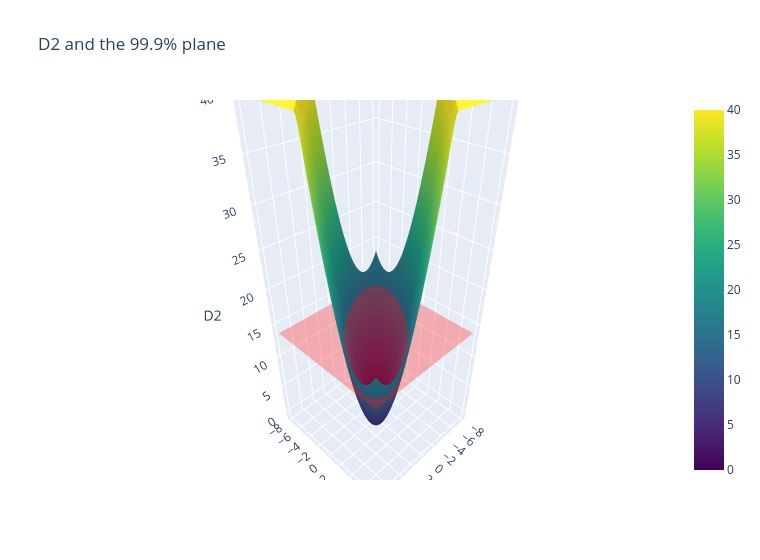

The notebook cell saved with this chart:
### Markdown cell above
### 9.2 Interactive Plotly version of 9.1

### Code cell
fig = go.Figure([go.Surface(x=gx[0], y=gy[:, 0], z=np.minimum(D2g, 40), colorscale="Viridis"), go.Surface(x=gx[0], y=gy[:, 0], z=np.full_like(gx, stats.chi2.ppf(0.999, 2)), showscale=False, opacity=0.3, colorscale=[[0, "red"], [1, "red"]])]); fig.update_layout(title="D2 and the 99.9% plane", width=760, height=560, scene=dict(xaxis_title="x1", yaxis_title="x2", zaxis_title="D2")); fig.show()
